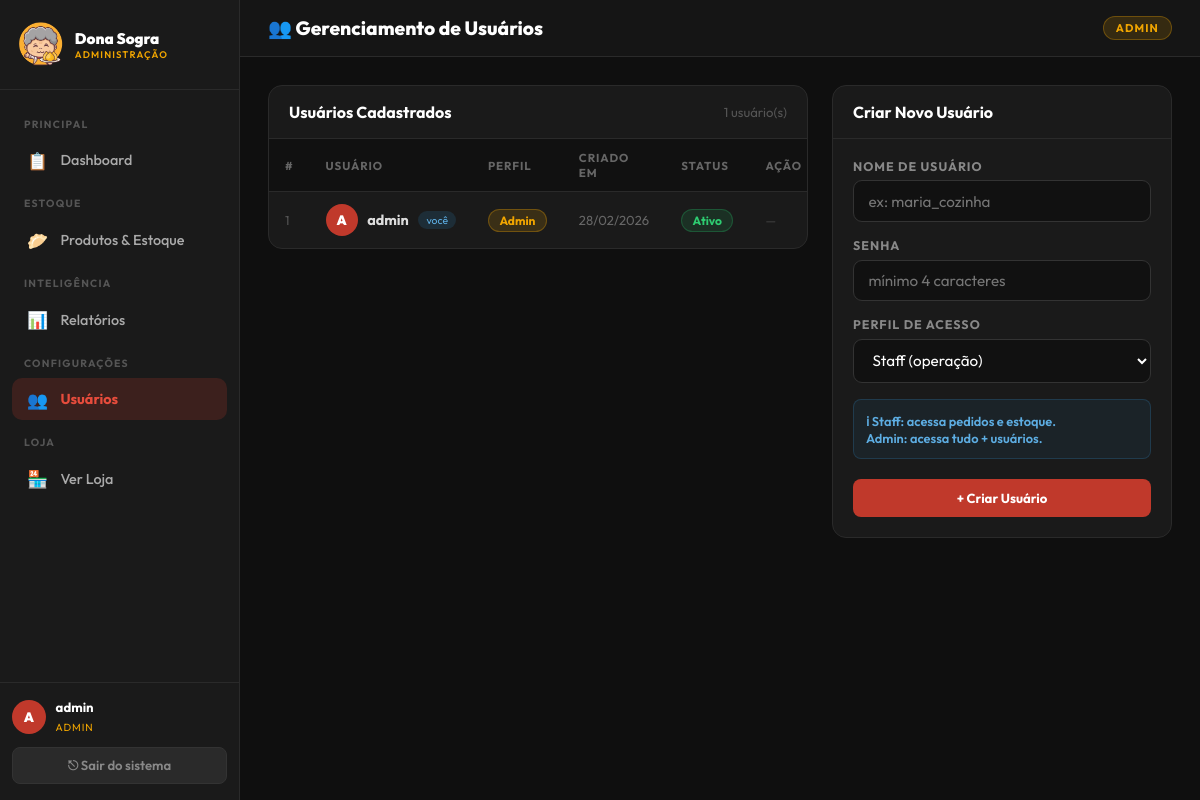
Page /admin/usuarios (signed in) on the committed database.
### models.py (models this page shows, shortened)
class User(UserMixin, db.Model):
    __tablename__ = 'users'
    id            = db.Column(db.Integer, primary_key=True)
    username      = db.Column(db.String(64), unique=True, nullable=False, index=True)
    password_hash = db.Column(db.String(256), nullable=False)
    role          = db.Column(db.String(20), nullable=False, default='staff')  # 'admin' ou 'staff'
    is_active     = db.Column(db.Boolean, nullable=False, default=True)
    created_at    = db.Column(db.DateTime, nullable=False, default=datetime.utcnow)
    cancelamentos = db.relationship('Order',    foreign_keys='Order.cancelado_por_id',    backref='cancelado_por_usuario', lazy='dynamic')
    price_logs    = db.relationship('PriceLog', foreign_keys='PriceLog.changed_by_id',    backref='alterado_por_usuario', lazy='dynamic')

### admin.py (the view, shortened to what this page needs)
@admin_bp.route('/usuarios', methods=['GET', 'POST'])
@login_required
def usuarios():
    if not apenas_admin():
        flash('Acesso restrito a administradores.', 'error')
        return redirect(url_for('admin.dashboard'))
    lista = User.query.order_by(User.created_at.desc()).all()
    return render_template('admin/usuarios.html', usuarios=lista)

### admin.py (called while the page is built)
def apenas_admin():
    return current_user.is_authenticated and current_user.role == 'admin'

### app.py (called while the page is built)
@login_manager.user_loader
def load_user(user_id: str):
    return User.query.get(int(user_id))

### templates/admin/usuarios.html (shortened to what this page needs)
{% extends "admin/base_admin.html" %}
{% block page_title %}👥 Gerenciamento de Usuários{% endblock %}
{% block content %}
<div style="display:grid; grid-template-columns:1fr 340px; gap:1.5rem; align-items:start;">
    <div class="card">
        <div class="card-header">
            <h2>Usuários Cadastrados</h2>
            <span style="color:#555; font-size:0.82rem;">{{ usuarios|length }} usuário(s)</span>
        </div>
        <table>
            <thead>
                <tr>
                    <th>#</th>
                    <th>Usuário</th>
                    <th>Perfil</th>
                    <th>Criado em</th>
                    <th>Status</th>
                    <th>Ação</th>
                </tr>
            </thead>
            <tbody>
                {% for u in usuarios %}
                <tr>
                    <td style="color:#555; font-size:0.8rem;">{{ u.id }}</td>
                    <td>
                        <div style="display:flex; align-items:center; gap:0.6rem;">
                            <div style="width:32px; height:32px; border-radius:50%; background:#C0392B;
                                        display:flex; align-items:center; justify-content:center;
                                        color:#fff; font-weight:900; font-size:0.85rem; flex-shrink:0;">
                                {{ u.username[0].upper() }}
                            </div>
                            <span style="font-weight:700; color:#ddd;">{{ u.username }}</span>
                            {% if u.id == current_user.id %}
                            <span style="background:rgba(52,152,219,0.15); color:#5dade2;
                                         font-size:0.65rem; padding:0.15rem 0.5rem; border-radius:10px;">você</span>
                            {% endif %}
                        </div>
                    </td>
                    <td>
                        {% if u.role == 'admin' %}
                        <span class="status-badge"
                            style="background:rgba(240,165,0,0.15); color:#F0A500; border:1px solid rgba(240,165,0,0.3);">Admin</span>
                        {% else %}
                        <span class="status-badge status-Em-preparo">Staff</span>
                        {% endif %}
                    </td>
                    <td style="color:#666; font-size:0.82rem;">
                        {{ u.created_at.strftime('%d/%m/%Y') }}
                    </td>
                    <td>
                        {% if u.is_active %}
                        <span class="status-badge status-Entregue">Ativo</span>
                        {% else %}
                        <span class="status-badge status-Cancelado">Inativo</span>
                        {% endif %}
                    </td>
                    <td>
                        {% if u.id != current_user.id %}
                        <form method="POST" action="{{ url_for('admin.toggle_usuario', user_id=u.id) }}">
                            <button type="submit"
                                class="btn {% if u.is_active %}btn-danger{% else %}btn-success{% endif %}"
                                style="padding:0.3rem 0.7rem; font-size:0.78rem;">
                                {% if u.is_active %}Desativar{% else %}Ativar{% endif %}
                            </button>
                        </form>
                        {% else %}
                        <span style="color:#444; font-size:0.78rem;">—</span>
                        {% endif %}
                    </td>
                </tr>
                {% endfor %}
            </tbody>
        </table>
    </div>
    <div class="card">
        <div class="card-header">
            <h2>Criar Novo Usuário</h2>
        </div>
        <div style="padding:1.25rem;">
            <form method="POST" action="{{ url_for('admin.usuarios') }}">
                <div class="form-group">
                    <label class="form-label">Nome de usuário</label>
                    <input type="text" name="username" class="form-input" placeholder="ex: maria_cozinha"
                        pattern="[a-zA-Z0-9_]+" title="Apenas letras, números e underscore" required />
                </div>
                <div class="form-group">
                    <label class="form-label">Senha</label>
                    <input type="password" name="password" class="form-input" placeholder="mínimo 4 caracteres"
                        minlength="4" required />
                </div>
                <div class="form-group">
                    <label class="form-label">Perfil de acesso</label>
                    <select name="role" class="form-input">
                        <option value="staff">Staff (operação)</option>
                    </select>
                </div>
                <div style="background:rgba(52,152,219,0.08); border:1px solid rgba(52,152,219,0.2);
                            border-radius:8px; padding:0.75rem; margin-bottom:1.25rem;">
                    <p style="color:#5dade2; font-size:0.8rem; font-weight:600;">
                        ℹ Staff: acessa pedidos e estoque.<br>
                        Admin: acessa tudo + usuários.
                    </p>
                </div>
                <button type="submit" class="btn btn-primary"
                    style="width:100%; justify-content:center; padding:0.7rem;">
                    + Criar Usuário
                </button>
            </form>
        </div>
    </div>
</div>
{% endblock %}

### templates/admin/base_admin.html (shortened to what this page needs)
<!DOCTYPE html>
<html lang="pt-BR">
<head>
</head>
<body>
    <aside class="sidebar" id="sidebar">
        <div class="sidebar-brand">
            <img src="/img/logo.png" alt="Logo Dona Sogra" />
            <div class="sidebar-brand-text">
                <h2>Dona Sogra</h2>
                <p>Administração</p>
            </div>
        </div>
        <nav class="sidebar-nav">
            <span class="nav-section-label">Principal</span>
            <a href="{{ url_for('admin.dashboard') }}"
                class="nav-link {% if request.endpoint == 'admin.dashboard' %}active{% endif %}">
                <span class="nav-icon">📋</span> Dashboard
            </a>
            <span class="nav-section-label">Estoque</span>
            <a href="{{ url_for('admin.produtos') }}"
                class="nav-link {% if request.endpoint == 'admin.produtos' %}active{% endif %}">
                <span class="nav-icon">🥟</span> Produtos & Estoque
            </a>
            <span class="nav-section-label">Inteligência</span>
            <a href="{{ url_for('admin.relatorios') }}"
                class="nav-link {% if request.endpoint == 'admin.relatorios' %}active{% endif %}">
                <span class="nav-icon">📊</span> Relatórios
            </a>
            {% if current_user.role == 'admin' %}
            <span class="nav-section-label">Configurações</span>
            <a href="{{ url_for('admin.usuarios') }}"
                class="nav-link {% if request.endpoint == 'admin.usuarios' %}active{% endif %}">
                <span class="nav-icon">👥</span> Usuários
            </a>
            {% endif %}
            <span class="nav-section-label">Loja</span>
            <a href="/" class="nav-link" target="_blank">
                <span class="nav-icon">🏪</span> Ver Loja
            </a>
        </nav>
        <div class="sidebar-footer">
            <div class="user-info">
                <div class="user-avatar">{{ current_user.username[0].upper() }}</div>
                <div class="user-details">
                    <p>{{ current_user.username }}</p>
                    <span>{{ current_user.role }}</span>
                </div>
            </div>
            <a href="{{ url_for('auth.logout') }}" class="btn-logout">⎋ Sair do sistema</a>
        </div>
    </aside>
    <div class="main-content">
        <div class="topbar">
            <h1>{% block page_title %}Painel{% endblock %}</h1>
            <div class="topbar-right">
                <span class="badge-role">{{ current_user.role }}</span>
            </div>
        </div>
        <div class="page-body">
            {% block content %}{% endblock %}
        </div>
    </div>
</body>
</html>

### rows in the picture
User: username "A", username "admin", role "ADMIN", id "1", shows "você", shows "Admin", created_at "28/02/2026", is_active "Ativo"

### other values in the picture
{{ usuarios|length }} "1"
